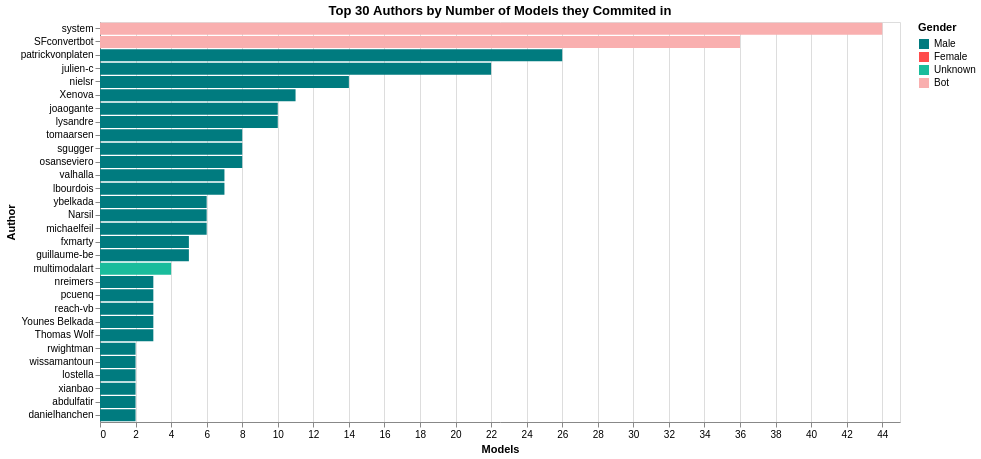

The notebook cell saved with this chart:
### Code cell
import pandas as pd
import altair as alt

# Assuming 'data' is your CSV DataFrame
# Calculate the top authors by the number of models they committed to
top_authors_by_rows = data['author'].value_counts().head(30).reset_index()
top_authors_by_rows.columns = ['author', 'row_count']

# Extract gender information for the top authors
# Select rows corresponding to top authors
top_authors_gender = data[data['author'].isin(top_authors_by_rows['author'])][['author', 'gender']].drop_duplicates()

# Merge the gender information with the top authors by rows DataFrame
top_authors_by_rows = top_authors_by_rows.merge(top_authors_gender, on='author', how='left')

# Create the Altair chart
chart = alt.Chart(top_authors_by_rows).mark_bar().encode(
    x=alt.X('row_count:Q', title='Models'),
    y=alt.Y('author:N', sort='-x', title='Author'),
    color=alt.Color('gender:N', 
                    scale=alt.Scale(domain=['male', 'female', 'unknown', 'bot'],
                                    range=['#007B7F', '#FF4C4C', '#1ABC9C', '#F9AFAF']),
                    legend=alt.Legend(title='Gender', 
                                      labelExpr="{'male':'Male', 'female':'Female', 'unknown':'Unknown', 'bot':'Bot'}[datum.label]")),
    tooltip=[
        alt.Tooltip('author:N', title='Author'),
        alt.Tooltip('row_count:Q', title='Models'),
        alt.Tooltip('gender:N', title='Gender')
    ]
).properties(
    title='Top 30 Authors by Number of Models they Commited in',
    width=800,
    height=400
).interactive()

# Display the chart
chart.show()

### Figure 1 — Vega-Lite specification as saved in the notebook (floating-point values rounded to 4 significant figures)
{"config": {"view": {"continuousWidth": 300, "continuousHeight": 300}}, "data": {"name": "data-f9d7700598d34191934e3d7e53e6ec30"}, "mark": {"type": "bar"}, "encoding": {"color": {"field": "gender", "legend": {"labelExpr": "{'male':'Male', 'female':'Female', 'unknown':'Unknown', 'bot':'Bot'}[datum.label]", "title": "Gender"}, "scale": {"domain": ["male", "female", "unknown", "bot"], "range": ["#007B7F", "#FF4C4C", "#1ABC9C", "#F9AFAF"]}, "type": "nominal"}, "tooltip": [{"field": "author", "title": "Author", "type": "nominal"}, {"field": "row_count", "title": "Models", "type": "quantitative"}, {"field": "gender", "title": "Gender", "type": "nominal"}], "x": {"field": "row_count", "title": "Models", "type": "quantitative"}, "y": {"field": "author", "sort": "-x", "title": "Author", "type": "nominal"}}, "height": 400, "params": [{"name": "param_84", "select": {"type": "interval", "encodings": ["x", "y"]}, "bind": "scales"}], "title": "Top 30 Authors by Number of Models they Commited in", "width": 800, "$schema": "https://vega.github.io/schema/vega-lite/v5.20.1.json", "datasets": {"data-f9d7700598d34191934e3d7e53e6ec30": [{"author": "system", "row_count": 44, "gender": "bot"}, {"author": "SFconvertbot", "row_count": 36, "gender": "bot"}, {"author": "patrickvonplaten", "row_count": 26, "gender": "male"}, {"author": "julien-c", "row_count": 22, "gender": "male"}, {"author": "nielsr", "row_count": 14, "gender": "male"}, {"author": "Xenova", "row_count": 11, "gender": "male"}, {"author": "joaogante", "row_count": 10, "gender": "male"}, {"author": "lysandre", "row_count": 10, "gender": "male"}, {"author": "tomaarsen", "row_count": 8, "gender": "male"}, {"author": "sgugger", "row_count": 8, "gender": "male"}, {"author": "osanseviero", "row_count": 8, "gender": "male"}, {"author": "valhalla", "row_count": 7, "gender": "male"}, {"author": "lbourdois", "row_count": 7, "gender": "male"}, {"author": "ybelkada", "row_count": 6, "gender": "male"}, {"author": "Narsil", "row_count": 6, "gender": "male"}, {"author": "michaelfeil", "row_count": 6, "gender": "male"}, {"author": "fxmarty", "row_count": 5, "gender": "male"}, {"author": "guillaume-be", "row_count": 5, "gender": "male"}, {"author": "multimodalart", "row_count": 4, "gender": "unknown"}, {"author": "nreimers", "row_count": 3, "gender": "male"}, {"author": "pcuenq", "row_count": 3, "gender": "male"}, {"author": "reach-vb", "row_count": 3, "gender": "male"}, {"author": "Younes Belkada", "row_count": 3, "gender": "male"}, {"author": "Thomas Wolf", "row_count": 3, "gender": "male"}, {"author": "rwightman", "row_count": 2, "gender": "male"}, {"author": "wissamantoun", "row_count": 2, "gender": "male"}, {"author": "lostella", "row_count": 2, "gender": "male"}, {"author": "xianbao", "row_count": 2, "gender": "male"}, {"author": "abdulfatir", "row_count": 2, "gender": "male"}, {"author": "danielhanchen", "row_count": 2, "gender": "male"}]}}
